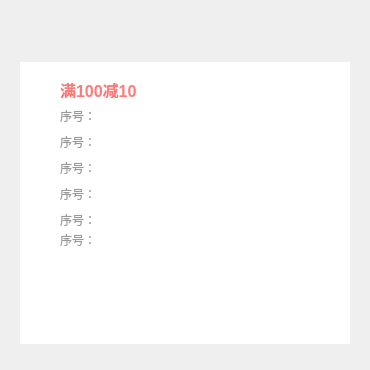
<?xml version="1.0" encoding="UTF-8"?>
<ui version="4.0">
 <class>PromotionWidget</class>
 <widget class="QWidget" name="PromotionWidget">
  <property name="geometry">
   <rect>
    <x>0</x>
    <y>0</y>
    <width>370</width>
    <height>370</height>
   </rect>
  </property>
  <property name="minimumSize">
   <size>
    <width>370</width>
    <height>370</height>
   </size>
  </property>
  <property name="windowTitle">
   <string>PromotionWidget</string>
  </property>
  <layout class="QGridLayout" name="gridLayout">
   <property name="leftMargin">
    <number>0</number>
   </property>
   <property name="topMargin">
    <number>0</number>
   </property>
   <property name="rightMargin">
    <number>0</number>
   </property>
   <property name="bottomMargin">
    <number>0</number>
   </property>
   <property name="spacing">
    <number>0</number>
   </property>
   <item row="0" column="0">
    <widget class="TitleBarWidget" name="titleWidget" native="true">
     <property name="minimumSize">
      <size>
       <width>370</width>
       <height>40</height>
      </size>
     </property>
    </widget>
   </item>
   <item row="1" column="0">
    <widget class="QWidget" name="widget_2" native="true">
     <property name="minimumSize">
      <size>
       <width>370</width>
       <height>330</height>
      </size>
     </property>
     <property name="styleSheet">
      <string notr="true">QWidget#widget_2 {
	border-image: url(:/shareImages/dlg_background.png);
}</string>
     </property>
     <layout class="QHBoxLayout" name="horizontalLayout">
      <property name="spacing">
       <number>0</number>
      </property>
      <property name="leftMargin">
       <number>20</number>
      </property>
      <property name="topMargin">
       <number>22</number>
      </property>
      <property name="rightMargin">
       <number>20</number>
      </property>
      <property name="bottomMargin">
       <number>26</number>
      </property>
      <item>
       <widget class="QWidget" name="widget_3" native="true">
        <property name="minimumSize">
         <size>
          <width>330</width>
          <height>282</height>
         </size>
        </property>
        <property name="styleSheet">
         <string notr="true">background-color: rgb(255, 255, 255);</string>
        </property>
        <widget class="QLabel" name="label">
         <property name="geometry">
          <rect>
           <x>20</x>
           <y>22</y>
           <width>13</width>
           <height>14</height>
          </rect>
         </property>
         <property name="minimumSize">
          <size>
           <width>13</width>
           <height>14</height>
          </size>
         </property>
         <property name="styleSheet">
          <string notr="true">border-image: url(:/saleImage/cu.png);</string>
         </property>
         <property name="text">
          <string/>
         </property>
        </widget>
        <widget class="QLabel" name="label_2">
         <property name="geometry">
          <rect>
           <x>40</x>
           <y>20</y>
           <width>91</width>
           <height>16</height>
          </rect>
         </property>
         <property name="styleSheet">
          <string notr="true">font-size:16px;
font-family:&quot;微软雅黑&quot;;
color: rgb(255, 121, 121);
font:bold;</string>
         </property>
         <property name="text">
          <string>满100减10</string>
         </property>
        </widget>
        <widget class="QLabel" name="shoppingCartLabel_01">
         <property name="geometry">
          <rect>
           <x>40</x>
           <y>46</y>
           <width>80</width>
           <height>16</height>
          </rect>
         </property>
         <property name="styleSheet">
          <string notr="true">font-size:12px;
font-family:&quot;微软雅黑&quot;;
color: rgb(153, 153, 153);
</string>
         </property>
         <property name="text">
          <string>序号：</string>
         </property>
        </widget>
        <widget class="QLabel" name="goodsNameLabel_01">
         <property name="geometry">
          <rect>
           <x>130</x>
           <y>46</y>
           <width>100</width>
           <height>16</height>
          </rect>
         </property>
         <property name="styleSheet">
          <string notr="true">font-size:12px;
font-family:&quot;微软雅黑&quot;;
color: rgb(51, 51, 51);
</string>
         </property>
         <property name="text">
          <string/>
         </property>
        </widget>
        <widget class="QLabel" name="shoppingCartLabel_02">
         <property name="geometry">
          <rect>
           <x>40</x>
           <y>72</y>
           <width>80</width>
           <height>16</height>
          </rect>
         </property>
         <property name="styleSheet">
          <string notr="true">font-size:12px;
font-family:&quot;微软雅黑&quot;;
color: rgb(153, 153, 153);
</string>
         </property>
         <property name="text">
          <string>序号：</string>
         </property>
        </widget>
        <widget class="QLabel" name="goodsNameLabel_02">
         <property name="geometry">
          <rect>
           <x>130</x>
           <y>72</y>
           <width>100</width>
           <height>16</height>
          </rect>
         </property>
         <property name="styleSheet">
          <string notr="true">font-size:12px;
font-family:&quot;微软雅黑&quot;;
color: rgb(51, 51, 51);</string>
         </property>
         <property name="text">
          <string/>
         </property>
        </widget>
        <widget class="QLabel" name="shoppingCartLabel_03">
         <property name="geometry">
          <rect>
           <x>40</x>
           <y>98</y>
           <width>80</width>
           <height>16</height>
          </rect>
         </property>
         <property name="styleSheet">
          <string notr="true">font-size:12px;
font-family:&quot;微软雅黑&quot;;
color: rgb(153, 153, 153);
</string>
         </property>
         <property name="text">
          <string>序号：</string>
         </property>
        </widget>
        <widget class="QLabel" name="goodsNameLabel_03">
         <property name="geometry">
          <rect>
           <x>130</x>
           <y>98</y>
           <width>100</width>
           <height>16</height>
          </rect>
         </property>
         <property name="styleSheet">
          <string notr="true">font-size:12px;
font-family:&quot;微软雅黑&quot;;
color: rgb(51, 51, 51);</string>
         </property>
         <property name="text">
          <string/>
         </property>
        </widget>
        <widget class="QLabel" name="shoppingCartLabel_04">
         <property name="geometry">
          <rect>
           <x>40</x>
           <y>124</y>
           <width>80</width>
           <height>16</height>
          </rect>
         </property>
         <property name="styleSheet">
          <string notr="true">font-size:12px;
font-family:&quot;微软雅黑&quot;;
color: rgb(153, 153, 153);
</string>
         </property>
         <property name="text">
          <string>序号：</string>
         </property>
        </widget>
        <widget class="QLabel" name="goodsNameLabel_04">
         <property name="geometry">
          <rect>
           <x>130</x>
           <y>124</y>
           <width>100</width>
           <height>16</height>
          </rect>
         </property>
         <property name="styleSheet">
          <string notr="true">font-size:12px;
font-family:&quot;微软雅黑&quot;;
color: rgb(51, 51, 51);</string>
         </property>
         <property name="text">
          <string/>
         </property>
        </widget>
        <widget class="QLabel" name="shoppingCartLabel_05">
         <property name="geometry">
          <rect>
           <x>40</x>
           <y>150</y>
           <width>80</width>
           <height>16</height>
          </rect>
         </property>
         <property name="styleSheet">
          <string notr="true">font-size:12px;
font-family:&quot;微软雅黑&quot;;
color: rgb(153, 153, 153);
</string>
         </property>
         <property name="text">
          <string>序号：</string>
         </property>
        </widget>
        <widget class="QLabel" name="goodsNameLabel_05">
         <property name="geometry">
          <rect>
           <x>130</x>
           <y>150</y>
           <width>101</width>
           <height>16</height>
          </rect>
         </property>
         <property name="styleSheet">
          <string notr="true">font-size:12px;
font-family:&quot;微软雅黑&quot;;
color: rgb(51, 51, 51);</string>
         </property>
         <property name="text">
          <string/>
         </property>
        </widget>
        <widget class="QLabel" name="shoppingCartLabel_06">
         <property name="geometry">
          <rect>
           <x>40</x>
           <y>170</y>
           <width>80</width>
           <height>16</height>
          </rect>
         </property>
         <property name="styleSheet">
          <string notr="true">font-size:12px;
font-family:&quot;微软雅黑&quot;;
color: rgb(153, 153, 153);
</string>
         </property>
         <property name="text">
          <string>序号：</string>
         </property>
        </widget>
        <widget class="QLabel" name="goodsNameLabel_06">
         <property name="geometry">
          <rect>
           <x>130</x>
           <y>170</y>
           <width>100</width>
           <height>16</height>
          </rect>
         </property>
         <property name="styleSheet">
          <string notr="true">font-size:12px;
font-family:&quot;微软雅黑&quot;;
color: rgb(51, 51, 51);</string>
         </property>
         <property name="text">
          <string/>
         </property>
        </widget>
        <widget class="QLabel" name="promotionStatusLabel_01">
         <property name="geometry">
          <rect>
           <x>230</x>
           <y>46</y>
           <width>60</width>
           <height>16</height>
          </rect>
         </property>
         <property name="styleSheet">
          <string notr="true">font-size:12px;
font-family:&quot;微软雅黑&quot;;
color: rgb(117, 170, 86);</string>
         </property>
         <property name="text">
          <string/>
         </property>
        </widget>
        <widget class="QLabel" name="promotionStatusLabel_02">
         <property name="geometry">
          <rect>
           <x>230</x>
           <y>72</y>
           <width>60</width>
           <height>16</height>
          </rect>
         </property>
         <property name="styleSheet">
          <string notr="true">font-size:12px;
font-family:&quot;微软雅黑&quot;;
color: rgb(117, 170, 86);</string>
         </property>
         <property name="text">
          <string/>
         </property>
        </widget>
        <widget class="QLabel" name="promotionStatusLabel_03">
         <property name="geometry">
          <rect>
           <x>230</x>
           <y>98</y>
           <width>60</width>
           <height>16</height>
          </rect>
         </property>
         <property name="styleSheet">
          <string notr="true">font-size:12px;
font-family:&quot;微软雅黑&quot;;
color: rgb(117, 170, 86);</string>
         </property>
         <property name="text">
          <string/>
         </property>
        </widget>
        <widget class="QLabel" name="promotionStatusLabel_04">
         <property name="geometry">
          <rect>
           <x>230</x>
           <y>124</y>
           <width>60</width>
           <height>16</height>
          </rect>
         </property>
         <property name="styleSheet">
          <string notr="true">font-size:12px;
font-family:&quot;微软雅黑&quot;;
color: rgb(117, 170, 86);</string>
         </property>
         <property name="text">
          <string/>
         </property>
        </widget>
        <widget class="QLabel" name="promotionStatusLabel_05">
         <property name="geometry">
          <rect>
           <x>230</x>
           <y>150</y>
           <width>60</width>
           <height>16</height>
          </rect>
         </property>
         <property name="styleSheet">
          <string notr="true">font-size:12px;
font-family:&quot;微软雅黑&quot;;
color: rgb(117, 170, 86);</string>
         </property>
         <property name="text">
          <string/>
         </property>
        </widget>
        <widget class="QLabel" name="promotionStatusLabel_06">
         <property name="geometry">
          <rect>
           <x>230</x>
           <y>170</y>
           <width>60</width>
           <height>16</height>
          </rect>
         </property>
         <property name="styleSheet">
          <string notr="true">font-size:12px;
font-family:&quot;微软雅黑&quot;;
color: rgb(117, 170, 86);</string>
         </property>
         <property name="text">
          <string/>
         </property>
        </widget>
       </widget>
      </item>
     </layout>
    </widget>
   </item>
  </layout>
 </widget>
 <layoutdefault spacing="6" margin="11"/>
 <customwidgets>
  <customwidget>
   <class>TitleBarWidget</class>
   <extends>QWidget</extends>
   <header location="global">TitleBarWidget.h</header>
   <container>1</container>
  </customwidget>
 </customwidgets>
 <resources/>
 <connections/>
</ui>
